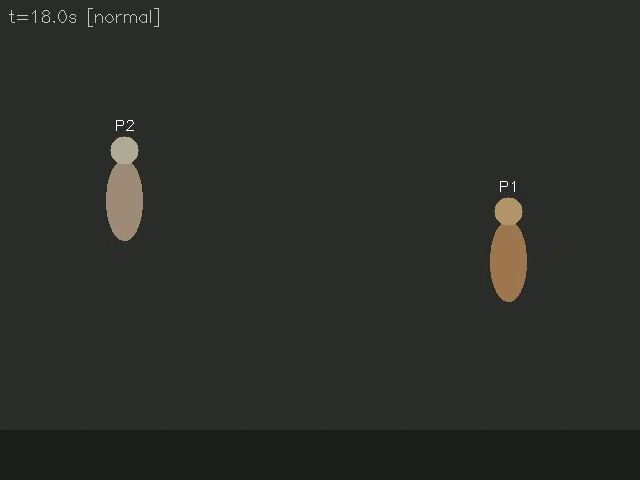
#> input picture frame 270 of notebooks/outputs/14_zerolabel_perperson/synthetic_test.mp4, 640 x 480 px
$ jupyter execute --allow-errors 14_ZeroLabel_PerPerson_Eval.ipynb   (text cells are left out)
#> lines starting #> are read from the running program, lines starting #| are printed output that depends on the picture
[cell 1]
import importlib, subprocess, sys

def pip_install(*pkgs):
    for pkg in pkgs:
        mod = pkg.split('[')[0].replace('-','_')
        if importlib.util.find_spec(mod) is None:
            print(f'Instalando {pkg}...')
            subprocess.run([sys.executable, '-m', 'pip', 'install', '-q', pkg], check=True)
        else:
            print(f'✓ {pkg}')

pip_install(
    'opencv-python-headless',
    'ultralytics',
    'scikit-learn',
    'numpy',
    'matplotlib',
    'pandas',
    'tqdm',
)
# Opcional — V-JEPA2 real (~3 GB):
# pip_install('torch', 'transformers', 'huggingface_hub')
print('\n✅ Dependencias listas')

[cell 2]
import cv2
import numpy as np
import pandas as pd
import matplotlib.pyplot as plt
import matplotlib.patches as mpatches
from collections import defaultdict, deque
from dataclasses import dataclass, field
from pathlib import Path
from typing import Optional
import json, time, warnings
warnings.filterwarnings('ignore')

from sklearn.ensemble import IsolationForest
from sklearn.decomposition import PCA
from sklearn.metrics import (
    precision_score, recall_score, f1_score,
    classification_report, confusion_matrix, ConfusionMatrixDisplay
)
from tqdm.auto import tqdm

# ── V-JEPA2 ───────────────────────────────────────────────────────────────────
VJEPA_AVAILABLE = False
DEVICE = 'cpu'
#> (the rest of this cell did not finish here and is left out)

[cell 3]
# ═══════════════════════════════════════════════════════════════════
#  VIDEO
# ═══════════════════════════════════════════════════════════════════

# Ruta al video MP4. None = genera video sintético de prueba
VIDEO_PATH = None          # ← None para que no use un video directo
USE_INHARD_SEQUENCE = True # ← activa la construcción desde InHARD

INHARD_ROOT = Path("/Users/landyschlebach/Dataset In Hard/01-InHARD.7z/Segmented/RGBSegmented")

# ── Tracking ──────────────────────────────────────────────────────
SAMPLE_EVERY_N   = 3       # procesar 1 de cada N frames
YOLO_CONFIDENCE  = 0.40    # confianza mínima de detección
BBOX_PADDING     = 0.25    # padding contextual alrededor del bbox
CROP_SIZE        = 224     # tamaño del crop por persona
BUFFER_SIZE      = 16      # frames por ventana de inferencia V-JEPA

# ── Warm-up ───────────────────────────────────────────────────────
# Número de embeddings por track antes de calibrar el detector.
# En producción equivale a los primeros ~10 min del turno.
WARMUP_EMBEDDINGS_PER_TRACK = 3   # reduce a 3 para videos cortos

# ── Fusion layer ──────────────────────────────────────────────────
W_INACTIVITY = 0.45
W_ANOMALY    = 0.45
W_HAR        = 0.10   # sin checkpoints HAR activos

# ── Salida ────────────────────────────────────────────────────────
SAVE_ANNOTATED_VIDEO = True
OUTPUTS = Path('outputs/14_zerolabel_perperson')
OUTPUTS.mkdir(parents=True, exist_ok=True)

# ═══════════════════════════════════════════════════════════════════
#  GROUND TRUTH MANUAL
#  Intervalos [inicio_seg, fin_seg] con eventos reales en el video.
#  Puede quedar vacío si no tienes etiquetas — las métricas se omiten.
# ═══════════════════════════════════════════════════════════════════

GT_INACTIVITY_INTERVALS = [[5,12]
    # [30, 50],   # ejemplo: segundo 30–50 hay inactividad
]

GT_ANOMALY_INTERVALS = [
    # [90, 110],  # ejemplo: segundo 90–110 hay anomalía
]

# ═══════════════════════════════════════════════════════════════════
print('Configuración:')
print(f'  Video:              {VIDEO_PATH or "[sintético]"}')
print(f'  Sample every N:     {SAMPLE_EVERY_N}')
print(f'  Buffer por track:   {BUFFER_SIZE} frames')
print(f'  Warm-up por track:  {WARMUP_EMBEDDINGS_PER_TRACK} embeddings')
print(f'  GT inactividad:     {len(GT_INACTIVITY_INTERVALS)} intervalos')
print(f'  GT anomalía:        {len(GT_ANOMALY_INTERVALS)} intervalos')

[cell 4]
def generate_synthetic_video(path: str, fps: int = 15,
                              duration_sec: int = 180) -> dict:
    """
    Genera video sintético con N personas simuladas:
      0–60s  : 2 personas activas
      60–90s : inactividad (personas quietas)
      90–120s: actividad normal
      120–150s: anomalía (objeto extraño + flash)
      150–180s: actividad normal
    """
#> called with fps = 15, duration_sec = 180
    W, H = 640, 480
    fourcc = cv2.VideoWriter_fourcc(*'mp4v')
    out = cv2.VideoWriter(path, fourcc, fps, (W, H))
    total = fps * duration_sec
    np.random.seed(42)

    N_PERSONS = 2
    px = np.array([160.0, 480.0])
    py = np.array([240.0, 240.0])
    vx = np.array([ 35.0, -30.0])
    vy = np.array([ 18.0,  22.0])

    phases = [(0,60,'normal'),(60,90,'inactivity'),
              (90,120,'normal'),(120,150,'anomaly'),(150,180,'normal')]

    for fi in tqdm(range(total), desc='Generando video sintético'):
        t = fi / fps
        phase = next(p[2] for p in phases if p[0]<=t<p[1]+0.01)

        bg = np.full((H,W,3), 45, np.uint8)
        # Grid de fábrica
        for gx in range(0,W,80): cv2.line(bg,(gx,0),(gx,H),(50,50,50),1)
        for gy in range(0,H,80): cv2.line(bg,(0,gy),(W,gy),(50,50,50),1)
        cv2.rectangle(bg,(0,H-50),(W,H),(30,30,30),-1)  # suelo

        move = phase != 'inactivity'
        for i in range(N_PERSONS):
            if move:
                px[i] += vx[i]/fps + np.random.randn()*2
                py[i] += vy[i]/fps + np.random.randn()*1
                if px[i]<40 or px[i]>W-40: vx[i]*=-1
                if py[i]<40 or py[i]>H-70: vy[i]*=-1
            color = (80+i*40, 120+i*20, 160) if move else (60,60,80)
            # cuerpo
            cv2.ellipse(bg,(int(px[i]),int(py[i])),(18,40),0,0,360,color,-1)
            # cabeza
            cv2.circle(bg,(int(px[i]),int(py[i])-50),14,(color[0]+30,color[1]+30,color[2]+20),-1)
            # ID
            cv2.putText(bg,f'P{i+1}',(int(px[i])-10,int(py[i])-70),
                       cv2.FONT_HERSHEY_SIMPLEX,0.5,(255,255,255),1)

        if phase == 'anomaly':
            v = int(50+80*abs(np.sin(t*3)))
            bg[:H//2,:] = np.clip(bg[:H//2,:].astype(int)+v,0,255).astype(np.uint8)
            cv2.rectangle(bg,(W//2-40,H//2-30),(W//2+40,H//2+30),(0,0,200),-1)
            cv2.putText(bg,'OBJETO',(W//2-30,H//2+5),
                       cv2.FONT_HERSHEY_SIMPLEX,0.5,(255,255,255),1)

        cv2.putText(bg,f't={t:.1f}s [{phase}]',(8,22),
                   cv2.FONT_HERSHEY_SIMPLEX,0.55,(200,200,200),1)
        out.write(bg)
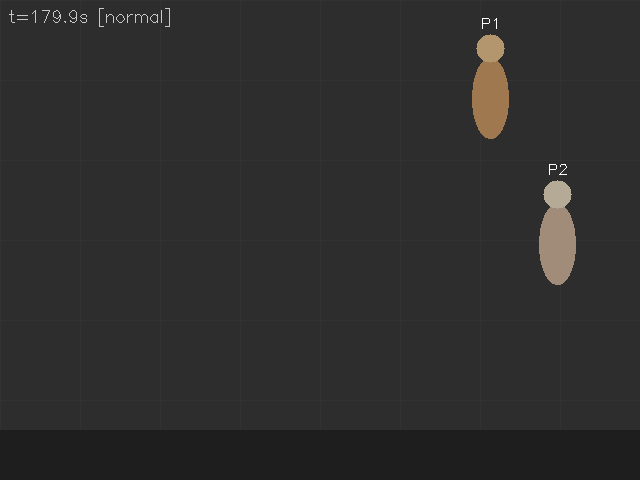
#> bg: shape (480, 640, 3); mean of channels 0, 1, 2 45, 45.5, 46.1; drawn as B, G, R
#> after the loop, px = [490.5, 557]; py = [98.52, 244]; vx = [35, -30]; vy = [-18, 22]

    out.release()
    return {
        'gt_inactivity': [[60,90]],
        'gt_anomaly':    [[120,150]],
        'fps': fps, 'duration_sec': duration_sec,
    }


# ── Cargar o generar ──────────────────────────────────────────────────────────
if VIDEO_PATH is None:
    _syn = str(OUTPUTS / 'synthetic_test.mp4')
    print('Generando video sintético (180s, 2 personas)...')
    _meta = generate_synthetic_video(_syn, fps=15, duration_sec=180)
    VIDEO_PATH = _syn
    if not GT_INACTIVITY_INTERVALS: GT_INACTIVITY_INTERVALS = _meta['gt_inactivity']
    if not GT_ANOMALY_INTERVALS:    GT_ANOMALY_INTERVALS    = _meta['gt_anomaly']
    print(f'✅ {_syn}')
    print(f'   GT inactividad: {GT_INACTIVITY_INTERVALS}')
    print(f'   GT anomalía:    {GT_ANOMALY_INTERVALS}')
else:
    print(f'✅ Usando: {VIDEO_PATH}')

cap = cv2.VideoCapture(VIDEO_PATH)
VIDEO_FPS    = cap.get(cv2.CAP_PROP_FPS) or 15.0
#> VIDEO_FPS = 15
VIDEO_FRAMES = int(cap.get(cv2.CAP_PROP_FRAME_COUNT))
#> VIDEO_FRAMES = 2700
VIDEO_W      = int(cap.get(cv2.CAP_PROP_FRAME_WIDTH))
#> VIDEO_W = 640
VIDEO_H      = int(cap.get(cv2.CAP_PROP_FRAME_HEIGHT))
#> VIDEO_H = 480
VIDEO_DUR    = VIDEO_FRAMES / VIDEO_FPS
#> VIDEO_DUR = 180

# Mostrar frame de muestra
cap.read()  # skip frame 0
ret, sample = cap.read()
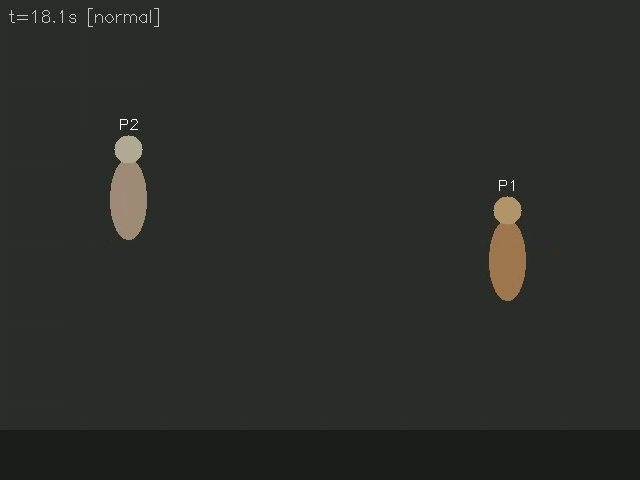
#> input picture frame 271 of notebooks/outputs/14_zerolabel_perperson/synthetic_test.mp4, 640 x 480 px
#> sample is the input picture: shape (480, 640, 3); mean B, G, R 40.9, 44.4, 43
cap.release()
if ret:
    fig, ax = plt.subplots(figsize=(12, 5))
    ax.imshow(cv2.cvtColor(sample, cv2.COLOR_BGR2RGB))
    ax.set_title(f'Frame de muestra — {Path(VIDEO_PATH).name}')
    ax.axis('off'); plt.tight_layout(); plt.show()

print(f'\nVideo: {VIDEO_W}×{VIDEO_H}  {VIDEO_FPS:.0f}fps  '
      f'{VIDEO_FRAMES} frames  {VIDEO_DUR:.0f}s')
#| Video: 640×480  15fps  2700 frames  180s

[cell 5]
# ── Construcción de secuencia de prueba desde InHARD ─────────────────────
if USE_INHARD_SEQUENCE:
    import random
    out_path = OUTPUTS / "inhard_test_sequence.mp4"

    # Clases normales (2 minutos) + inactividad (30s) + vuelta a normal (30s)
    normal_dir = INHARD_ROOT / "Assemble system"
    idle_dir   = INHARD_ROOT / "No action"

    normal_clips = sorted(normal_dir.glob("*.mp4"))[:24]  # ~2 min
    idle_clips   = sorted(idle_dir.glob("*.mp4"))[:6]     # ~30s
    extra_clips  = sorted(normal_dir.glob("*.mp4"))[24:30] # ~30s

    sequence = list(normal_clips) + list(idle_clips) + list(extra_clips)

    # Calcular timestamps GT de inactividad
    gt_idle_intervals = []
    t = 0.0
    writer = None
    W, H = 640, 480
    FPS_OUT = 15

    print("Construyendo secuencia de prueba...")
    for clip_path in sequence:
        cap = cv2.VideoCapture(str(clip_path))
        fps = cap.get(cv2.CAP_PROP_FPS) or 25
        n   = int(cap.get(cv2.CAP_PROP_FRAME_COUNT))

        # Marcar inicio de inactividad
        if clip_path in list(idle_clips):
            if not gt_idle_intervals or gt_idle_intervals[-1][1] is not None:
                gt_idle_intervals.append([t, None])
        elif gt_idle_intervals and gt_idle_intervals[-1][1] is None:
            gt_idle_intervals[-1][1] = t

        if writer is None:
            fourcc = cv2.VideoWriter_fourcc(*"mp4v")
            writer = cv2.VideoWriter(str(out_path), fourcc, FPS_OUT, (W, H))

        while True:
            ret, frame = cap.read()
            if not ret: break
            writer.write(cv2.resize(frame, (W, H)))

        t += n / fps
        cap.release()

    # Cerrar último intervalo si quedó abierto
    if gt_idle_intervals and gt_idle_intervals[-1][1] is None:
        gt_idle_intervals[-1][1] = t

    if writer:
        writer.release()

    # Sobreescribir VIDEO_PATH y GT
    VIDEO_PATH = str(out_path)
    GT_INACTIVITY = [(s, e) for s, e in gt_idle_intervals]
    GT_ANOMALY    = []

    print(f"Secuencia construida: {out_path}")
    print(f"Duración total:       {t:.1f}s")
    print(f"GT inactividad:       {[(round(s,1), round(e,1)) for s,e in GT_INACTIVITY]}")

[cell 6]
class EmbeddingExtractor:
    """
    Extrae embedding de un clip de crops de UNA persona.
    Modo real:    V-JEPA2-ViT-L → 1024-d L2-normalizado
    Modo fallback: histograma de flujo óptico por crop → 29-d normalizado
    """
    VJEPA_ID = 'facebook/vjepa2-vitl-fpc16-256-ssv2'

    def __init__(self):
        self._model = None
        self._proc  = None
        self.backend = 'motion_fallback'
        self.emb_dim = 29
        if VJEPA_AVAILABLE:
            self._load()
#> (the call stopped at in _load, `self._proc  = AutoVideoProcessor.from_pretrained(self.VJEPA_ID)`: transformers is not available in this run)
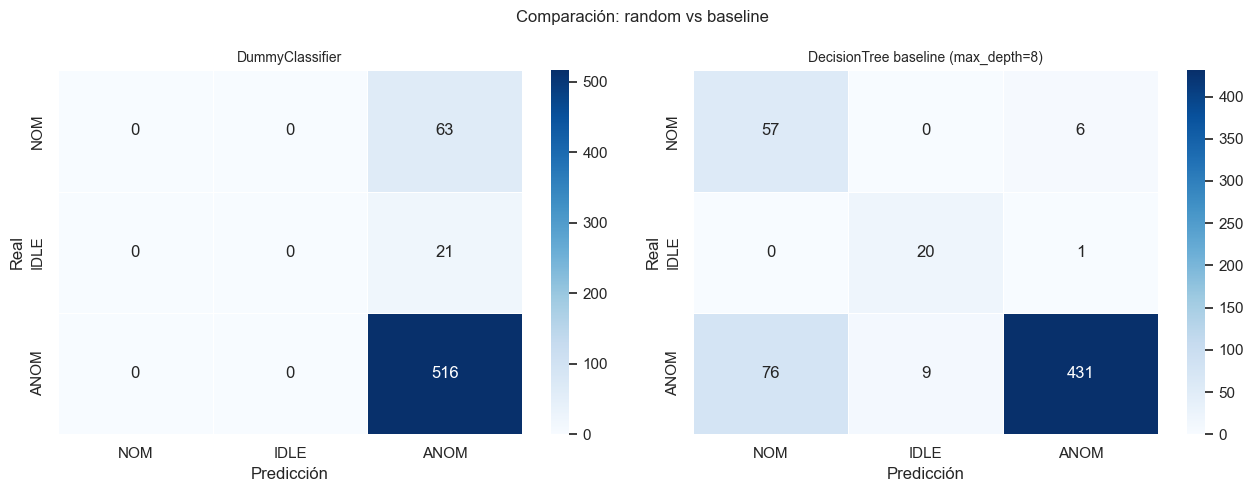
#> input picture notebooks/Avance 3 Baseline/confusion_matrices.png, 1253 x 492 px, given in place of inhard_test_sequence.mp4, which was not available
#> further down, frame is the input picture: shape (492, 1253, 3); mean B, G, R 241.7, 234.3, 227.8
#> `frame_small = cv2.resize(frame, (VIDEO_W, VIDEO_H))`:
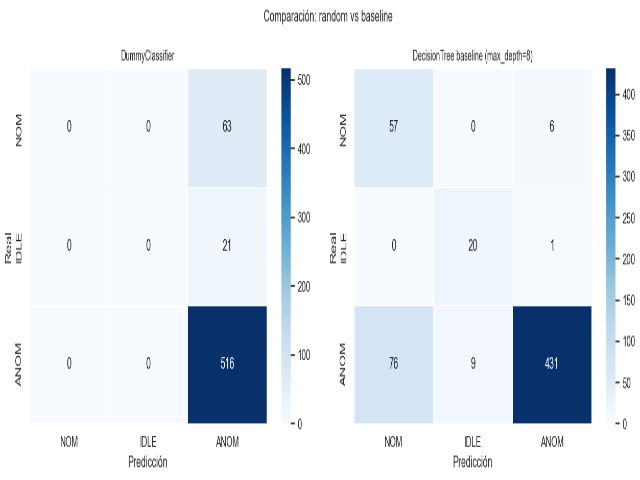
#> frame_small: shape (480, 640, 3); mean B, G, R 241.7, 234.3, 227.8

    def _load(self):
        try:
            print(f'Cargando {self.VJEPA_ID} (puede tardar ~2 min)...')
            self._proc  = AutoVideoProcessor.from_pretrained(self.VJEPA_ID)
            self._model = AutoModel.from_pretrained(
                self.VJEPA_ID, trust_remote_code=True).to(DEVICE).eval()
            self.backend = 'vjepa2_hf'
            self.emb_dim = 1024
            print(f'✅ V-JEPA2 en {DEVICE}')
        except Exception as e:
            print(f'⚠️  {e} — usando fallback')

    # [58 lines left out: functions extract, _vjepa, _flow, not called in this run]


print('EmbeddingExtractor definido ✓')

[cell 7]
class TrackInactivityDetector:
    """
    Detector de inactividad POR PERSONA (track_id).
    Combina tres señales, todas sin etiquetas:
      1. EWMA de desplazamiento del centroide del bbox
      2. Varianza temporal del embedding V-JEPA del crop
      3. Tiempo sin desplazamiento significativo (dwell_time)
    Se calibra automáticamente con los primeros WARMUP_EMBEDDINGS embeddings.
    """
    # [41 lines left out: functions __init__, update_bbox, update_embedding, not called in this run]

    # ── Warm-up ───────────────────────────────────────────────────
    def add_warmup(self, disp: float, emb_var: float):
        self._warmup_disps.append(disp)
        self._warmup_vars.append(emb_var)

    # [50 lines left out: functions calibrate, score, not called in this run]


print('TrackInactivityDetector definido ✓')

[cell 8]
class TrackAnomalyDetector:
    """
    Detector de anomalías POR PERSONA (track_id).
    - Warm-up: acumula primeros N embeddings del crop de esa persona.
    - Fit: IsolationForest + PCA + Mahalanobis sobre su propio baseline.
    - Score: ensemble 0.6*Mahal + 0.4*IsoForest, normalizado z-score.
    """
    PCA_DIMS      = 16
    ISO_N         = 100
    CONTAMINATION = 0.05

    # [55 lines left out: functions __init__, add_warmup, _fit, score, _raw, not called in this run]


print('TrackAnomalyDetector definido ✓')

[cell 9]
# [36 lines left out: functions track_fusion, scene_aggregation, not called in this run]


print('Fusion + agregación de escena definidos ✓')

[cell 10]
# ── Inicializar ───────────────────────────────────────────────────────────────
print('Inicializando pipeline...')
extractor = EmbeddingExtractor()
print(f'Backend: {extractor.backend}  (dim={extractor.emb_dim})')

#> (the rest of this cell did not finish here and is left out)

[cell 11]
cap = cv2.VideoCapture(VIDEO_PATH)
frame_idx = 0
t0_wall   = time.time()

pbar = tqdm(total=VIDEO_FRAMES // SAMPLE_EVERY_N, desc='Procesando')

#> (the rest of this cell did not finish here and is left out)
